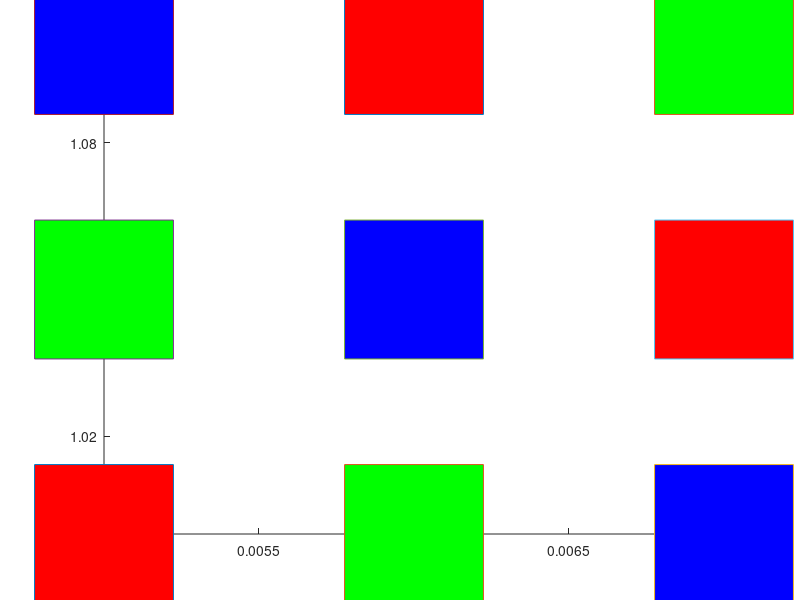
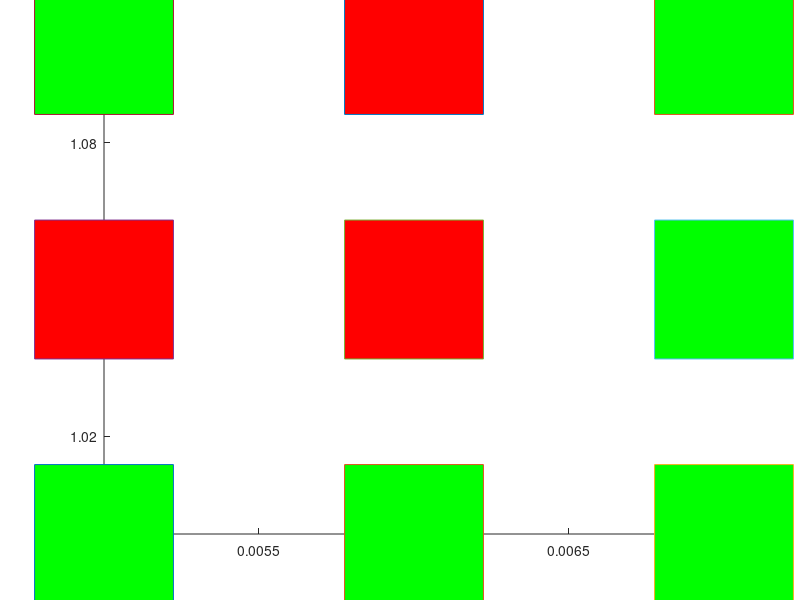

These figures' MATLAB source, in order:
clc;
clear;
T=2;
rd=2;
sigma_initial=0.05;
alpha_initial=0.9;
number_of_vectors=9;
number_of_neuorn_inputs=27;
neighbour_radius_initial=number_of_vectors/2;

%{
    for v=1:9 %number of input neuorns 
       for x=1:3
       l=input('x ');
        I(x,v)=l;
        
       end
       
end

disp(I)
%}
%%
% * * *BOLD TEXT* * *
    

     I=[1 0 0 0 0 1 0 1 0; 0 1 0 1 0 0 0 0 1;0 0 1 0 1 0 1 0 0 ];
figure(1);
title('before clustering');
hold on;

plot(0.005,1,'-s','MarkerSize',100,...
    'MarkerFaceColor',[ I(1,1) I(2,1) I(3,1)]);

plot(0.006,1,'-s','MarkerSize',100,...
    'MarkerFaceColor',[I(1,2) I(2,2) I(3,2)]);

plot(0.007,1,'-s','MarkerSize',100,...
    'MarkerFaceColor',[I(1,3) I(2,3) I(3,3)]);

plot(0.005,1.05,'-s','MarkerSize',100,...
    'MarkerFaceColor',[I(1,4) I(2,4) I(3,4)]);

plot(0.006,1.05,'-s','MarkerSize',100,...
    'MarkerFaceColor',[I(1,5) I(2,5) I(3,5)]);

plot(0.007,1.05,'-s','MarkerSize',100,...
    'MarkerFaceColor',[I(1,6) I(2,6) I(3,6)]);

plot(0.005,1.1,'-s','MarkerSize',100,...
    'MarkerFaceColor',[I(1,7) I(2,7) I(3,7)]);

plot(0.006,1.1,'-s','MarkerSize',100,...
    'MarkerFaceColor',[I(1,8) I(2,8) I(3,8)]);

plot(0.007,1.1,'-s','MarkerSize',100,...
    'MarkerFaceColor',[I(1,9) I(2,9) I(3,9)]);
 
hold off;

    

    R=[0.1 0.5 0.9;0.5 0.2 0.7;0.2 0.9 0.5];
    G=[0.4 0.8 0.8; 0.3 0.7 0.6;0.5 0.3 0.3];
    B=[0.7 0.4 0.2; 0.8 0.5 0.1;0.9 0.3 0.4];
    
    
    
for t=1:T
    alpha=alpha_initial*exp((1-t)/T);
    sigma=sigma_initial*exp((1-t)/(T));
    max_neighbour_radius=round(neighbour_radius_initial*exp((1-t)/(T)));
   
    for n=1:9
        for i=1:3
            for j=1:3
                D(i,j)=sqrt((I(1,n)-R(i,j))^2+(I(2,n)-R(i,j))^2+(I(3,n)-R(i,j))^2);
                
            end
        end
        disp('this is differences matrix');
        disp(D);
        min=D(1,1);
        for i=1:3
            for j=1:3
                if(j+1==4)
                      if ((D(i,j)<=D(i,j-1)) && (D(i,j)<=min))
                          min=D(i,j);
                          m=i;
                          c=j;
                          
                      end
                
                elseif ((j-1>=1))
                 if ((D(i,j)<=D(i,j-1)) && (D(i,j)<=min) && (D(i,j)<=D(i,j+1)))
                          min=D(i,j);
                          m=i;
                          c=j;
                          
                 end
                elseif ((i-1>=1))
                     if ((D(i,j)<=D(i,j+1)) && (D(i,j)<=min) && (D(i,j)<=D(i-1,j)))
                          min=D(i,j);
                          m=i;
                          c=j;
                          
                      end
            end 
                  end
        end
        
          % update the winning neuron
       % e_factor = exp(-((m-m).^2+(c-c).^2)/2*sigma);
       R(m,c)=R(m,c)+alpha*(I(1,n)-R(m,c));
       G(m,c)=G(m,c)+alpha*(I(2,n)-G(m,c));
       B(m,c)=B(m,c)+alpha*(I(3,n)-B(m,c));
       
        % update the neighbour neurons
       for neighbour_radius=1:1:max_neighbour_radius
            jj1=m - neighbour_radius;
            jj2=c;
            if (jj1>=1) % to stay in the matrix
                e_factor = exp(-((m-jj1).^2+(c-jj2).^2)/2*sigma);
                R(jj1,jj2)=R(jj1,jj2) + alpha * e_factor * (I(1,n)-R(jj1,jj2));
                G(jj1,jj2)=G(jj1,jj2) + alpha * e_factor * (I(2,n)-G(jj1,jj2));
                B(jj1,jj2)=B(jj1,jj2) + alpha * e_factor * (I(3,n)-B(jj1,jj2));
            end
            jj1=m + neighbour_radius;
            jj2=c;
            if (jj1<=3) % to stay in the matrix
                e_factor = exp(-((m-jj1).^2+(c-jj2).^2)/2*sigma);
                  R(jj1,jj2)=R(jj1,jj2) + alpha * e_factor * (I(1,n)-R(jj1,jj2));
                G(jj1,jj2)=G(jj1,jj2) + alpha * e_factor * (I(2,n)-G(jj1,jj2));
                B(jj1,jj2)=B(jj1,jj2) + alpha * e_factor * (I(3,n)-B(jj1,jj2));
            end
            jj1=m;
            jj2=c - neighbour_radius;
            if (jj2>=1) % to stay in the matrix
              e_factor = exp(-((m-jj1).^2+(c-jj2).^2)/2*sigma);
                 R(jj1,jj2)=R(jj1,jj2) + alpha * e_factor * (I(1,n)-R(jj1,jj2));
                G(jj1,jj2)=G(jj1,jj2) + alpha * e_factor * (I(2,n)-G(jj1,jj2));
                B(jj1,jj2)=B(jj1,jj2) + alpha * e_factor * (I(3,n)-B(jj1,jj2));
            end
            jj1=m;
            jj2=c + neighbour_radius;
            if (jj2<=3) % to stay in the matrix
                e_factor = exp(-((m-jj1).^2+(c-jj2).^2)/2*sigma);
                 R(jj1,jj2)=R(jj1,jj2) + alpha * e_factor * (I(1,n)-R(jj1,jj2));
                G(jj1,jj2)=G(jj1,jj2) + alpha * e_factor * (I(2,n)-G(jj1,jj2));
                B(jj1,jj2)=B(jj1,jj2) + alpha * e_factor * (I(3,n)-B(jj1,jj2));
            end
       end 
       

    end
   
end
disp(D);
  disp(I);

disp('this is red');
disp(R);
disp('this is G');
disp(G);
disp('this is B');
disp(B);
 RED=round(R);
GREEN=round(G);
BLUE=round(B);
disp(RED);
disp(GREEN);
disp(BLUE);
        figure(2);
title('after clusering');
hold on;

plot(0.005,1,'-s','MarkerSize',100,...
    'MarkerFaceColor',[ RED(1,1) GREEN(1,1) BLUE(1,1)]);

plot(0.006,1,'-s','MarkerSize',100,...
    'MarkerFaceColor',[RED(1,2) GREEN(1,2) BLUE(1,2)]);

plot(0.007,1,'-s','MarkerSize',100,...
    'MarkerFaceColor',[RED(1,3) GREEN(1,3) BLUE(1,3)]);

plot(0.005,1.05,'-s','MarkerSize',100,...
    'MarkerFaceColor',[RED(2,1) GREEN(2,1) BLUE(2,1)]);

plot(0.006,1.05,'-s','MarkerSize',100,...
    'MarkerFaceColor',[RED(2,2) GREEN(2,2) BLUE(2,2)]);

plot(0.007,1.05,'-s','MarkerSize',100,...
    'MarkerFaceColor',[RED(2,3) GREEN(2,3) BLUE(2,3)]);

plot(0.005,1.1,'-s','MarkerSize',100,...
    'MarkerFaceColor',[RED(3,1) GREEN(3,1) BLUE(3,1)]);

plot(0.006,1.1,'-s','MarkerSize',100,...
    'MarkerFaceColor',[RED(3,2) GREEN(3,2) BLUE(3,2)]);

plot(0.007,1.1,'-s','MarkerSize',100,...
    'MarkerFaceColor',[RED(3,3) GREEN(3,3) BLUE(3,3)]);
 
hold off;

